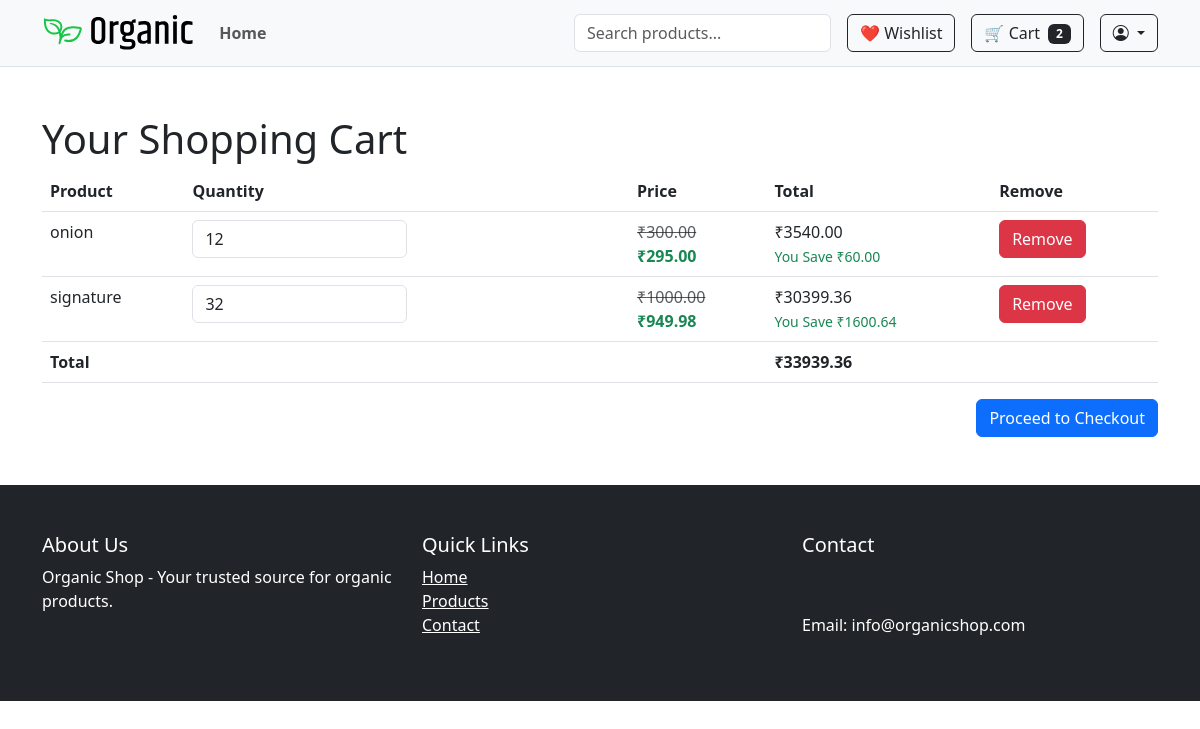
/cart/ (signed in), run on an earlier commit of the app's database.
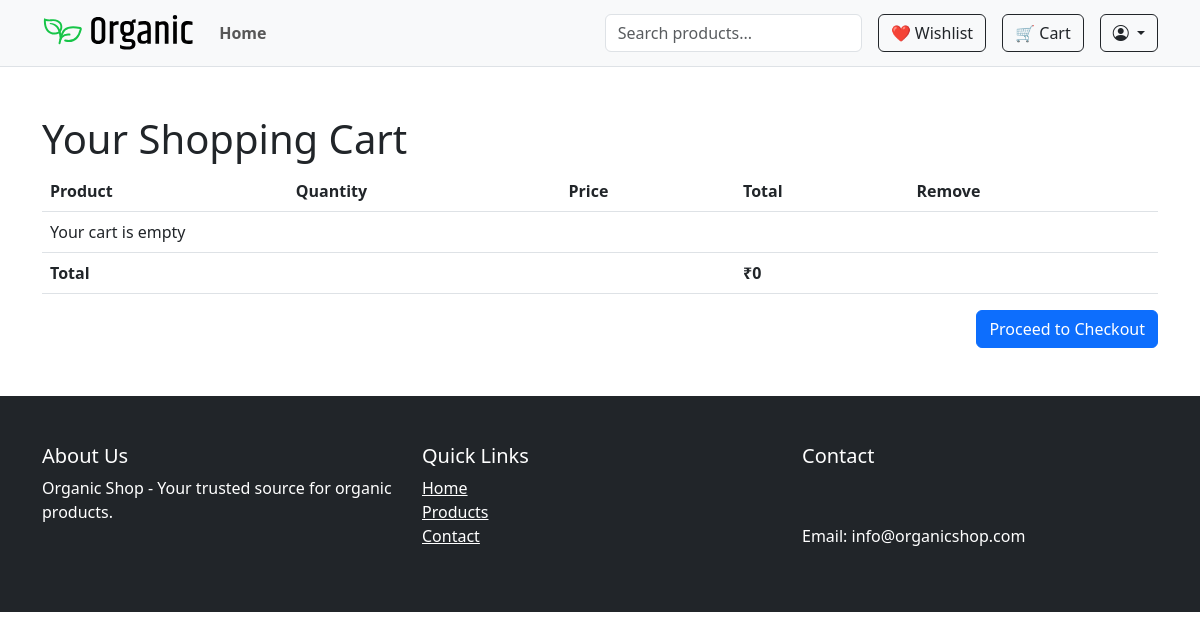
And on a later commit of the database.
### shop/models.py (models this page shows, shortened)
class CartItem(models.Model):
    cart = models.ForeignKey(Cart, related_name='items', on_delete=models.CASCADE)
    product = models.ForeignKey(Product, on_delete=models.CASCADE)
    quantity = models.PositiveIntegerField(default=1)
    @property
    def total_price(self):
        if self.product.discount_price:
            return self.product.discount_price * self.quantity
        return self.product.price * self.quantity
    @property
    def savings(self):
        if self.product.discount_price:
            return (self.product.price - self.product.discount_price) * self.quantity
        return 0

class Product(models.Model):
    category = models.ForeignKey(Category, on_delete=models.CASCADE, related_name='products')
    name = models.CharField(max_length=255)
    slug = models.SlugField(unique=True)
    description = models.TextField()
    price = models.DecimalField(max_digits=10, decimal_places=2)
    discount_price = models.DecimalField(max_digits=10, decimal_places=2, null=True, blank=True)
    image = models.ImageField(upload_to='products/')
    is_featured = models.BooleanField(default=False)
    sold_count = models.PositiveIntegerField(default=0)
    created_at = models.DateTimeField(auto_now_add=True)
    views = models.PositiveIntegerField(default=0)
    available = models.BooleanField(default=True)
    stock = models.PositiveIntegerField(default=0)

class Cart(models.Model):
    user = models.ForeignKey(User, on_delete=models.CASCADE)
    session_key = models.CharField(max_length=40, null=True, blank=True)
    created_at = models.DateTimeField(auto_now_add=True)
    updated_at = models.DateTimeField(auto_now=True)
    @property
    def total_price(self):
        return sum(item.total_price for item in self.items.all())

### shop/views.py (the view)
# urls.py: path('cart/', views.cart_detail, name='cart_detail'),
def cart_detail(request):
    cart = get_or_create_cart(request)
    return render(request, 'shop/cart_detail.html', {'cart': cart})

### shop/views.py (called while the page is built, shortened)
def get_or_create_cart(request):
    if request.user.is_authenticated:
        session_key = request.session.session_key
        if session_key:
            anon_cart = Cart.objects.filter(session_key=session_key, user__isnull=True).first()
        cart, _ = Cart.objects.get_or_create(user=request.user)
    else:
        session_key = request.session.session_key or request.session.create()
        cart, _ = Cart.objects.get_or_create(session_key=session_key, user=None)
    return cart

### shop/templates/shop/cart_detail.html (shortened to what this page needs)
{% extends 'shop/base.html' %}
{% load static %}
{% block content %}
<div class="container py-5">
    <h1>Your Shopping Cart</h1>
    <table class="table">
        <thead>
            <tr>
                <th>Product</th>
                <th>Quantity</th>
                <th>Price</th>
                <th>Total</th>
                <th>Remove</th>
            </tr>
        </thead>
        <tbody>
            {% for item in cart.items.all %}
            <tr>
                <td>{{ item.product.name }}</td>
               <td>
                <input type="number"
                    class="form-control w-50 quantity-input"
                    min="1"
                    data-item-id="{{ item.id }}"
                    value="{{ item.quantity }}">
            </td>
                <td>
                    {% if item.product.discount_price %}
                        <span class="text-muted text-decoration-line-through">₹{{ item.product.price }}</span><br>
                        <span class="text-success fw-bold">₹{{ item.product.discount_price }}</span>
                    {% else %}
                        ₹{{ item.product.price }}
                    {% endif %}
                </td>
                <td>
                    ₹{{ item.total_price }}
                    {% if item.savings > 0 %}
                        <br><small class="text-success">You Save ₹{{ item.savings }}</small>
                    {% endif %}
                </td>
                <td>
                    <a href="{% url 'shop:cart_remove' item.product.id %}" class="btn btn-danger">
                        Remove
                    </a>
                </td>
            </tr>
            {% empty %}
            <tr>
                <td colspan="5">Your cart is empty</td>
            </tr>
            {% endfor %}
        </tbody>
        <tfoot>
            <tr>
                <th colspan="3">Total</th>
                <th colspan="2">₹{{ cart.total_price }}</th>
            </tr>
        </tfoot>
    </table>
    <div class="text-end">
        <a href="{% url 'accounts:checkout' %}" class="btn btn-primary">Proceed to Checkout</a>
    </div>
</div>
{% endblock %}

What changed in the data, as far as the page shows it:
removed CartItem: product.name "onion", quantity "12", product.price "300.00", product.discount_price "295.00", total_price "3540.00", savings "60.00"
removed CartItem: product.name "signature", quantity "32", product.price "1000.00", product.discount_price "949.98", total_price "30399.36", savings "1600.64"
removed Cart: total_price "33939.36"
added Cart: total_price "0"
Also different on the page:
{{ total_items }}: "2" → (not shown)
text now shown: "Your cart is empty"
